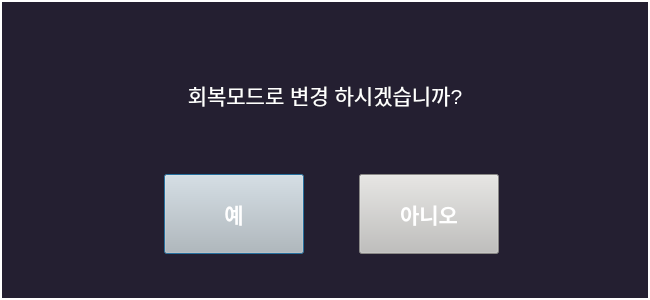
<?xml version="1.0" encoding="UTF-8"?>
<ui version="4.0">
 <class>DialogMode</class>
 <widget class="QDialog" name="DialogMode">
  <property name="windowModality">
   <enum>Qt::WindowModal</enum>
  </property>
  <property name="geometry">
   <rect>
    <x>0</x>
    <y>0</y>
    <width>650</width>
    <height>300</height>
   </rect>
  </property>
  <property name="cursor">
   <cursorShape>BlankCursor</cursorShape>
  </property>
  <property name="styleSheet">
   <string notr="true">background-color: rgb(36, 31, 49);
border-color: rgb(255, 255, 255);</string>
  </property>
  <property name="modal">
   <bool>true</bool>
  </property>
  <widget class="ImageButton" name="Button_Yes">
   <property name="geometry">
    <rect>
     <x>164</x>
     <y>174</y>
     <width>140</width>
     <height>80</height>
    </rect>
   </property>
   <property name="font">
    <font>
     <pointsize>16</pointsize>
     <weight>75</weight>
     <bold>true</bold>
    </font>
   </property>
   <property name="styleSheet">
    <string notr="true">color: rgb(255, 255, 255);
background-color: rgb(192, 191, 188);</string>
   </property>
   <property name="text">
    <string>예</string>
   </property>
  </widget>
  <widget class="ImageButton" name="Button_No">
   <property name="geometry">
    <rect>
     <x>359</x>
     <y>174</y>
     <width>140</width>
     <height>80</height>
    </rect>
   </property>
   <property name="font">
    <font>
     <pointsize>16</pointsize>
     <weight>75</weight>
     <bold>true</bold>
    </font>
   </property>
   <property name="styleSheet">
    <string notr="true">color: rgb(255, 255, 255);
background-color: rgb(192, 191, 188);</string>
   </property>
   <property name="text">
    <string>아니오</string>
   </property>
  </widget>
  <widget class="QLabel" name="Label_Msg">
   <property name="geometry">
    <rect>
     <x>10</x>
     <y>70</y>
     <width>630</width>
     <height>50</height>
    </rect>
   </property>
   <property name="font">
    <font>
     <pointsize>16</pointsize>
    </font>
   </property>
   <property name="styleSheet">
    <string notr="true">color: rgb(255, 255, 255);</string>
   </property>
   <property name="text">
    <string>회복모드로 변경 하시겠습니까?</string>
   </property>
   <property name="alignment">
    <set>Qt::AlignCenter</set>
   </property>
  </widget>
  <widget class="QLabel" name="label">
   <property name="geometry">
    <rect>
     <x>0</x>
     <y>0</y>
     <width>650</width>
     <height>300</height>
    </rect>
   </property>
   <property name="styleSheet">
    <string notr="true">border: 2px solid white;</string>
   </property>
   <property name="text">
    <string/>
   </property>
  </widget>
  <zorder>label</zorder>
  <zorder>Button_Yes</zorder>
  <zorder>Button_No</zorder>
  <zorder>Label_Msg</zorder>
 </widget>
 <customwidgets>
  <customwidget>
   <class>ImageButton</class>
   <extends>QPushButton</extends>
   <header>imagebutton.h</header>
  </customwidget>
 </customwidgets>
 <resources/>
 <connections/>
</ui>
